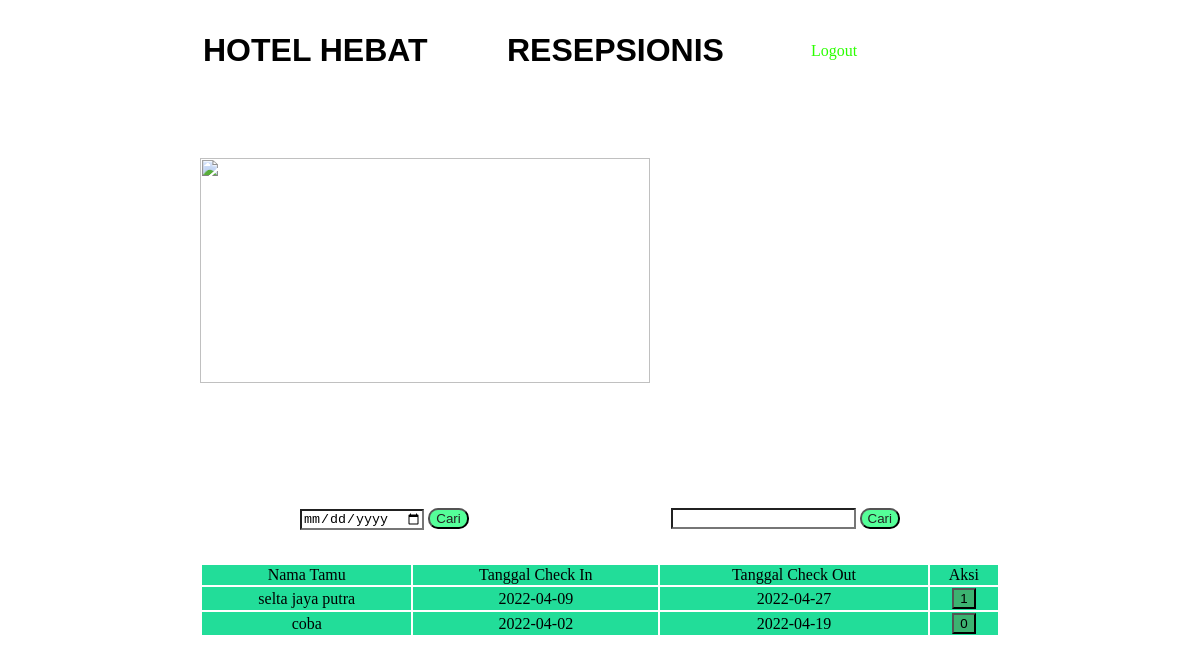
The app's page /resepsionis.php with its own data.
### tables this page shows
CREATE TABLE `tbpemesanan` (
  `noData` varchar(11) NOT NULL,
  `noPesanan` varchar(11) NOT NULL,
  `namaPemesan` varchar(300) NOT NULL,
  `tglCheckin` varchar(30) NOT NULL,
  `tglCheckout` varchar(50) NOT NULL,
  `noHp` varchar(15) NOT NULL,
  `namaTamu` varchar(15) NOT NULL,
  `typeKamar` varchar(15) NOT NULL,
  `email` varchar(30) NOT NULL,
  `status` int(11) NOT NULL
);

### resepsionis.php (the view, shortened to what this page needs)
<?php
    include_once "koneksi.php";
?>
<!DOCTYPE html>
<html lang="en">
<head>
    <link rel="stylesheet" type="text/css" href="style.css">
</head>
<body>
        <div id="warp">
        <div class="topmenu">
            <table>
            <tr>
            <td width="300px"><h1>HOTEL HEBAT</h1></td>
            <td width="300px"><h1>RESEPSIONIS</h1></td>
            <td><a href="login.php">Logout</a></td>
            </tr>
            </table>
    </div>
    <div class="pic">
    <img src="https://images.pexels.com/photos/258154/pexels-photo-258154.jpeg?auto=compress&cs=tinysrgb&dpr=1&w=500" height="75%" width="75%" alt="">
    <div style="display: grid; grid: 30px / auto auto; margin-top: 50px; width: 75%; margin-left:auto; margin-right:auto">
        <div style="">
            <input id="filterTanggal" type="date"/>
            <button onclick="filterTanggal()" style="color: #232323; background-color: #55ff99; border-radius: 10px">Cari</button>
        </div>
        <div style="text-align:right">
            <input id="filterNama" type="text"/>
            <button onclick="filterNama()" style="color: #232323; background-color: #55ff99; border-radius: 10px">Cari</button>
        </div>
    </div>
    </div>
    <div style="margin-top: 5px; width: 100%; margin-left:auto; margin-right:auto">
        <table style="width: 100%; text-align: center;">
            <tr>
                <td style="background-color: #22dd99">Nama Tamu</td>
                <td style="background-color: #22dd99">Tanggal Check In</td>
                <td style="background-color: #22dd99">Tanggal Check Out</td>
                <td style="background-color: #22dd99">Aksi</td>
            </tr>
            <?php
                $data = "";
                if(isset($_GET['filterTanggal'])) {
                    if($_GET['filterTanggal']!="")
                        $data = $con->query('select * from tbpemesanan where tglCheckin >= "'.$_GET['filterTanggal'].'";');
                    else
                        $data = $con->query('select * from tbpemesanan;');
                } else if(isset($_GET['filterNama'])) {
                    if($_GET['filterNama']!="")
                        $data = $con->query('select * from tbpemesanan where namaPemesan like "%'.$_GET['filterNama'].'%";');
                    else
                        $data = $con->query('select * from tbpemesanan;');
                } else
                    $data = $con->query('select * from tbpemesanan;');
                foreach ($data as $value) {
                    echo '
                        <tr>
                            <td style="background-color: #22dd99">'.$value['namaPemesan'].'</td>
                            <td style="background-color: #22dd99">'.$value['tglCheckin'].'</td>
                            <td style="background-color: #22dd99">'.$value['tglCheckout'].'</td>
                            <td style="background-color: #22dd99"><button onclick="aksi('.$value['noData'].', '.$value['status'].')">'.$value['status'].'</button></td>
                        </tr>
                    ';
                }
            ?>
        </table>
    </div>
</body>
</html>

### style.css (style rules this page uses)
body { background-color: #fff; }
button { background-color: mediumseagreen; }
a { color: rgb(43, 255, 0); }
input { background-color: white; }

### resepsionis.php (style rules this page uses)
#warp { width: 800px; margin: auto; }
.topmenu { height: 100px; width: 100%; }
.pic { width: 100%; height: 400px; margin-top:50px; }
h1 { font-family: Arial; }
a { text-decoration: none; }

### records on screen
tbpemesanan: namaPemesan "selta jaya putra", tglCheckin "2022-04-09", tglCheckout "2022-04-27", status "1"
tbpemesanan: namaPemesan "coba", tglCheckin "2022-04-02", tglCheckout "2022-04-19", status "0"
